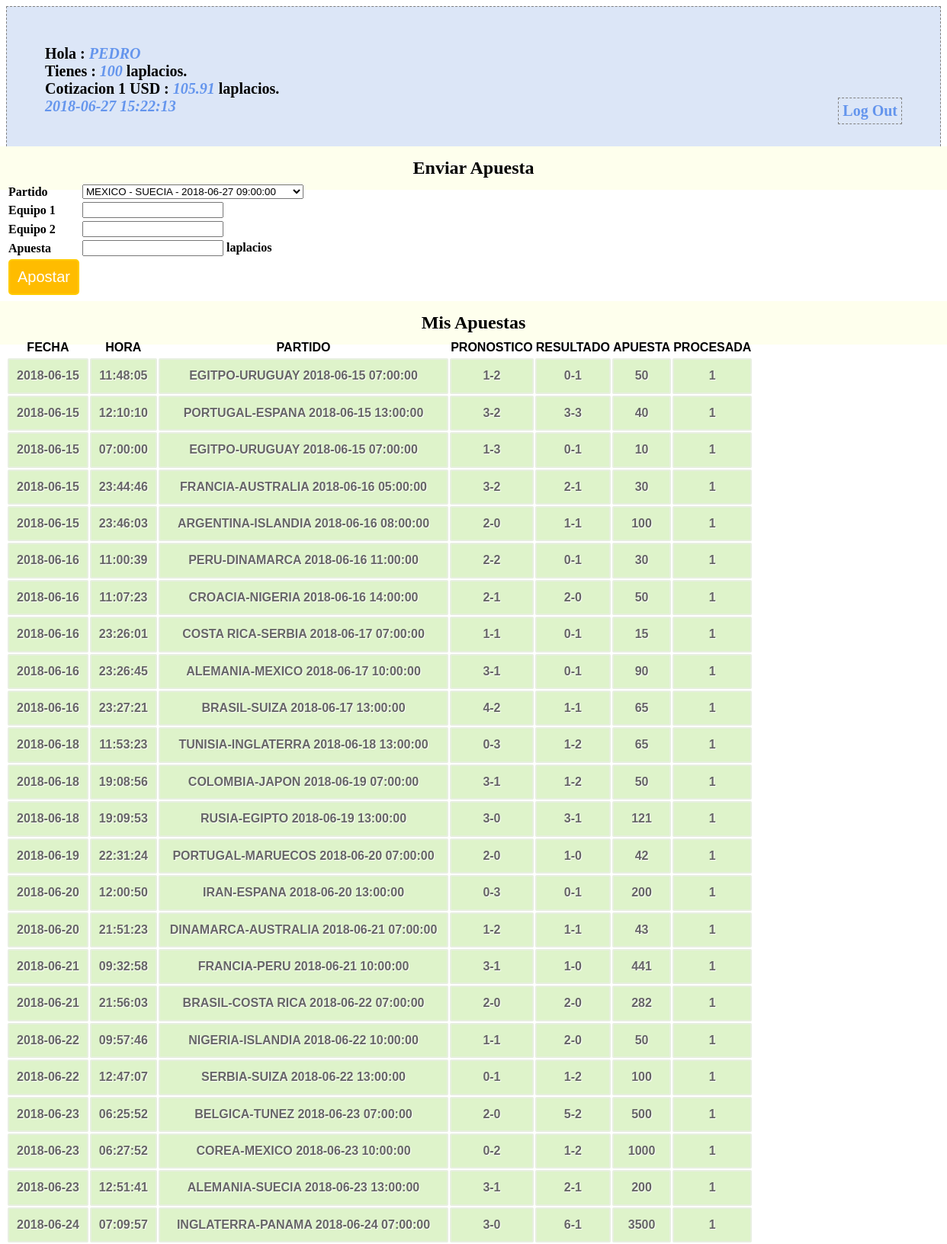
The app's page /profile.php (signed in, upper part) with its own data.
### tables this page shows
CREATE TABLE `participantes` (
  `id_participante` bigint(20) unsigned NOT NULL AUTO_INCREMENT COMMENT 'id participante',
  `nombre` varchar(60) NOT NULL COMMENT 'nombre participante',
  `saldo` int(11) NOT NULL COMMENT 'valor del saldo',
  `passwd` varchar(10) NOT NULL,
  PRIMARY KEY (`id_participante`),
  UNIQUE KEY `id_participante` (`id_participante`)
);

CREATE TABLE `banco_central_laplacio` (
  `total_laplacios` int(11) NOT NULL,
  `total_dolares` int(11) NOT NULL,
  `reserva` int(11) NOT NULL,
  `impresos` int(11) NOT NULL,
  `cotizacion` float NOT NULL
);

CREATE TABLE `apuestas` (
  `id_apuesta` bigint(20) unsigned NOT NULL AUTO_INCREMENT,
  `id_participante` bigint(20) NOT NULL,
  `id_partido` bigint(20) NOT NULL,
  `apuesta_equipo_1` int(11) NOT NULL,
  `apuesta_equipo_2` int(11) NOT NULL,
  `apuesta_valor` int(11) NOT NULL,
  `apuesta_fecha` date NOT NULL,
  `apuesta_hora` time NOT NULL,
  `procesada` tinyint(1) DEFAULT NULL,
  PRIMARY KEY (`id_apuesta`),
  UNIQUE KEY `id_apuesta` (`id_apuesta`)
);

CREATE TABLE `partidos` (
  `id_partido` bigint(20) unsigned NOT NULL AUTO_INCREMENT,
  `equipo_1` varchar(50) NOT NULL,
  `equipo_2` varchar(50) NOT NULL,
  `fecha` date NOT NULL,
  `hora` time NOT NULL,
  `resultado_equipo_1` int(11) DEFAULT NULL,
  `resultado_equipo_2` int(11) DEFAULT NULL,
  `revisado` tinyint(1) DEFAULT NULL,
  PRIMARY KEY (`id_partido`),
  UNIQUE KEY `id_partido` (`id_partido`)
);

### conn.php (called while the page is built, shortened)
<?php
$connection = mysql_connect("localhost", "laplacios2018", "");
$user_check=$_SESSION['login_user'];
$ses_sql=mysql_query("select id_participante,nombre,saldo from participantes where nombre='$user_check'", $connection);
$row = mysql_fetch_assoc($ses_sql);
$login_session =$row['nombre'];
$login_id = $row['id_participante'];
$login_saldo = $row['saldo'];
?>

### session.php (called while the page is built, shortened)
<?php
require_once('conn.php');
$current_date = date('Y-m-d');
$current_time = date('H:i:s');
$games_query=mysql_query("SELECT DISTINCT id_partido,equipo_1,equipo_2,fecha,hora FROM partidos WHERE fecha >= '$current_date' AND revisado='0'",$connection);
$bets_query=mysql_query("select * from apuestas where id_participante='$login_id'");
$total_banco_prev_query = mysql_query("SELECT * FROM banco_central_laplacio WHERE 1");
$total_banco_prev_row = mysql_fetch_array($total_banco_prev_query);
?>

### profile.php (the view, shortened to what this page needs)
<?php
include('session.php');
?>
<!DOCTYPE html>
<html>
<head>
<link href="style.css" rel="stylesheet" type="text/css">
</head>
<body>
<div id="profile">
<b id="welcome">Hola : <i><?php echo $login_session;?></i></b><br/>
<b>Tienes : <i><?php echo $login_saldo;?></i> laplacios.</b><br/>
<b>Cotizacion 1 USD : <i><?php echo $total_banco_prev_row[4];?></i> laplacios.</b><br/>
<b><i><?php echo $current_date.' '.$current_time; ?></i>
<b id="logout"><a href="logout.php">Log Out</a></b>
</div>
<div>
  <h2>Enviar Apuesta</h2>
  <form id="form" name="form" method="post" action="">
  <table>
    <tr>
      <td>Partido</td>
      <td>
        <select name="id_partido">
          <?php
          while($game = mysql_fetch_array($games_query)) {
            $partido_name = $game[1] . " - " . $game[2] . " - " . $game[3] . " " . $game[4];
            echo '<option value="'.$game[0].'">'.$partido_name.'</option>';
          }
          echo "</select>";
          ?>
      </td>
    </tr>
    <tr>
      <td>Equipo 1</td>
      <td><input id="number" min="0" step="1" type="number" name="apuesta_equipo_1" /></td>
    </tr>
    <tr>
      <td>Equipo 2</td>
      <td><input id="number" min="0" step="1" type="number" name="apuesta_equipo_2" /></td>
    </tr>
    <tr>
      <td>Apuesta</td>
      <td><input id="number" min="0" step="1" type="number" name="apuesta_valor" /> laplacios</td>
    </tr>
    <tr>
      <td><input type="submit" name="submit" id="submit" value="Apostar" /></td>
    </tr>
  </table>
  </form>
</div>
<div class="">
  <h2>Mis Apuestas</h2>
  <table class="table1">
    <thead>
      <tr>
        <th>FECHA</th>
        <th>HORA</th>
        <th>PARTIDO</th>
        <th>PRONOSTICO</th>
        <th>RESULTADO</th>
        <th>APUESTA</th>
        <th>PROCESADA</th>
      </tr>
    </thead>
    <tbody>
    <?php
      while($bet = mysql_fetch_array($bets_query)){
        $g_query = mysql_query("select * from partidos where id_partido='$bet[2]'");
        $g_row = mysql_fetch_array($g_query);
        $match = $g_row[1].'-'.$g_row[2].' '.$g_row[3].' '.$g_row[4];
        $pron = $bet[3].'-'.$bet[4];
        $resultado = $g_row[5].'-'.$g_row[6];
        echo '<tr><td>'.$bet[6].'</td>'.'<td>'.$bet[7].'</td>'.'<td>'.$match.'</td>'.'<td>'.$pron.'</td><td>'.$resultado.'</td><td>'.$bet[5].'</td><td>'.$bet[8].'</td></tr>';
      }
    ?>
    </tbody>
  </table>
</div>
</body>

### style.css (style rules this page uses)
h2 { background-color:#FEFFED; text-align:center; border-radius:10px 10px 0 0; margin:-10px -40px; padding:15px }
input[type=submit] { width:100%; background-color:#FFBC00; color:#fff; border:2px solid #FFCB00; padding:10px; font-size:20px; cursor:pointer; border-radius:5px; margin-bottom:15px }
#profile { padding:50px; border:1px dashed grey; font-size:20px; background-color:#DCE6F7 }
#logout { float:right; padding:5px; border:dashed 1px gray }
a { text-decoration:none; color:#6495ed }
i { color:#6495ed }
table.table1 { font-family: "Trebuchet MS", sans-serif; font-size: 16px; font-weight: bold; line-height: 1.4em; font-style: normal; border-collapse:separate; }
.table1 tbody td { padding:10px; text-align:center; background-color:#DEF3CA; border: 2px solid #E7EFE0; -moz-border-radius:2px; -webkit-border-radius:2px; border-radius:2px; color:#666; text-shadow:1px 1px 1px #fff; }

### records on screen
participantes: nombre "PEDRO", saldo "100"
banco_central_laplacio: cotizacion "105.91"
apuestas: apuesta_fecha "2018-06-15", apuesta_hora "11:48:05", id_partido.hora "EGITPO-URUGUAY 2018-06-15 07:00:00", pron "1-2", id_partido.resultado_equipo_2 "0-1", apuesta_valor "50", procesada "1"
apuestas: apuesta_fecha "2018-06-15", apuesta_hora "12:10:10", id_partido.hora "PORTUGAL-ESPANA 2018-06-15 13:00:00", pron "3-2", id_partido.resultado_equipo_2 "3-3", apuesta_valor "40", procesada "1"
apuestas: apuesta_fecha "2018-06-15", apuesta_hora "07:00:00", id_partido.hora "EGITPO-URUGUAY 2018-06-15 07:00:00", pron "1-3", id_partido.resultado_equipo_2 "0-1", apuesta_valor "10", procesada "1"
apuestas: apuesta_fecha "2018-06-15", apuesta_hora "23:44:46", id_partido.hora "FRANCIA-AUSTRALIA 2018-06-16 05:00:00", pron "3-2", id_partido.resultado_equipo_2 "2-1", apuesta_valor "30", procesada "1"
apuestas: apuesta_fecha "2018-06-15", apuesta_hora "23:46:03", id_partido.hora "ARGENTINA-ISLANDIA 2018-06-16 08:00:00", pron "2-0", id_partido.resultado_equipo_2 "1-1", apuesta_valor "100", procesada "1"
apuestas: apuesta_fecha "2018-06-16", apuesta_hora "11:00:39", id_partido.hora "PERU-DINAMARCA 2018-06-16 11:00:00", pron "2-2", id_partido.resultado_equipo_2 "0-1", apuesta_valor "30", procesada "1"
apuestas: apuesta_fecha "2018-06-16", apuesta_hora "11:07:23", id_partido.hora "CROACIA-NIGERIA 2018-06-16 14:00:00", pron "2-1", id_partido.resultado_equipo_2 "2-0", apuesta_valor "50", procesada "1"
apuestas: apuesta_fecha "2018-06-16", apuesta_hora "23:26:01", id_partido.hora "COSTA RICA-SERBIA 2018-06-17 07:00:00", pron "1-1", id_partido.resultado_equipo_2 "0-1", apuesta_valor "15", procesada "1"
apuestas: apuesta_fecha "2018-06-16", apuesta_hora "23:26:45", id_partido.hora "ALEMANIA-MEXICO 2018-06-17 10:00:00", pron "3-1", id_partido.resultado_equipo_2 "0-1", apuesta_valor "90", procesada "1"
apuestas: apuesta_fecha "2018-06-16", apuesta_hora "23:27:21", id_partido.hora "BRASIL-SUIZA 2018-06-17 13:00:00", pron "4-2", id_partido.resultado_equipo_2 "1-1", apuesta_valor "65", procesada "1"
apuestas: apuesta_fecha "2018-06-18", apuesta_hora "11:53:23", id_partido.hora "TUNISIA-INGLATERRA 2018-06-18 13:00:00", pron "0-3", id_partido.resultado_equipo_2 "1-2", apuesta_valor "65", procesada "1"
apuestas: apuesta_fecha "2018-06-18", apuesta_hora "19:08:56", id_partido.hora "COLOMBIA-JAPON 2018-06-19 07:00:00", pron "3-1", id_partido.resultado_equipo_2 "1-2", apuesta_valor "50", procesada "1"
apuestas: apuesta_fecha "2018-06-18", apuesta_hora "19:09:53", id_partido.hora "RUSIA-EGIPTO 2018-06-19 13:00:00", pron "3-0", id_partido.resultado_equipo_2 "3-1", apuesta_valor "121", procesada "1"
apuestas: apuesta_fecha "2018-06-19", apuesta_hora "22:31:24", id_partido.hora "PORTUGAL-MARUECOS 2018-06-20 07:00:00", pron "2-0", id_partido.resultado_equipo_2 "1-0", apuesta_valor "42", procesada "1"
apuestas: apuesta_fecha "2018-06-20", apuesta_hora "12:00:50", id_partido.hora "IRAN-ESPANA 2018-06-20 13:00:00", pron "0-3", id_partido.resultado_equipo_2 "0-1", apuesta_valor "200", procesada "1"
apuestas: apuesta_fecha "2018-06-20", apuesta_hora "21:51:23", id_partido.hora "DINAMARCA-AUSTRALIA 2018-06-21 07:00:00", pron "1-2", id_partido.resultado_equipo_2 "1-1", apuesta_valor "43", procesada "1"
apuestas: apuesta_fecha "2018-06-21", apuesta_hora "09:32:58", id_partido.hora "FRANCIA-PERU 2018-06-21 10:00:00", pron "3-1", id_partido.resultado_equipo_2 "1-0", apuesta_valor "441", procesada "1"
apuestas: apuesta_fecha "2018-06-21", apuesta_hora "21:56:03", id_partido.hora "BRASIL-COSTA RICA 2018-06-22 07:00:00", pron "2-0", id_partido.resultado_equipo_2 "2-0", apuesta_valor "282", procesada "1"
apuestas: apuesta_fecha "2018-06-22", apuesta_hora "09:57:46", id_partido.hora "NIGERIA-ISLANDIA 2018-06-22 10:00:00", pron "1-1", id_partido.resultado_equipo_2 "2-0", apuesta_valor "50", procesada "1"
apuestas: apuesta_fecha "2018-06-22", apuesta_hora "12:47:07", id_partido.hora "SERBIA-SUIZA 2018-06-22 13:00:00", pron "0-1", id_partido.resultado_equipo_2 "1-2", apuesta_valor "100", procesada "1"
apuestas: apuesta_fecha "2018-06-23", apuesta_hora "06:25:52", id_partido.hora "BELGICA-TUNEZ 2018-06-23 07:00:00", pron "2-0", id_partido.resultado_equipo_2 "5-2", apuesta_valor "500", procesada "1"
apuestas: apuesta_fecha "2018-06-23", apuesta_hora "06:27:52", id_partido.hora "COREA-MEXICO 2018-06-23 10:00:00", pron "0-2", id_partido.resultado_equipo_2 "1-2", apuesta_valor "1000", procesada "1"
apuestas: apuesta_fecha "2018-06-23", apuesta_hora "12:51:41", id_partido.hora "ALEMANIA-SUECIA 2018-06-23 13:00:00", pron "3-1", id_partido.resultado_equipo_2 "2-1", apuesta_valor "200", procesada "1"
apuestas: apuesta_fecha "2018-06-24", apuesta_hora "07:09:57", id_partido.hora "INGLATERRA-PANAMA 2018-06-24 07:00:00", pron "3-0", id_partido.resultado_equipo_2 "6-1", apuesta_valor "3500", procesada "1"

### other values on screen
$current_date "2018-06-27"
$current_time "15:22:13"
form field id_partido "MEXICO - SUECIA - 2018-06-27 09:00:00"
